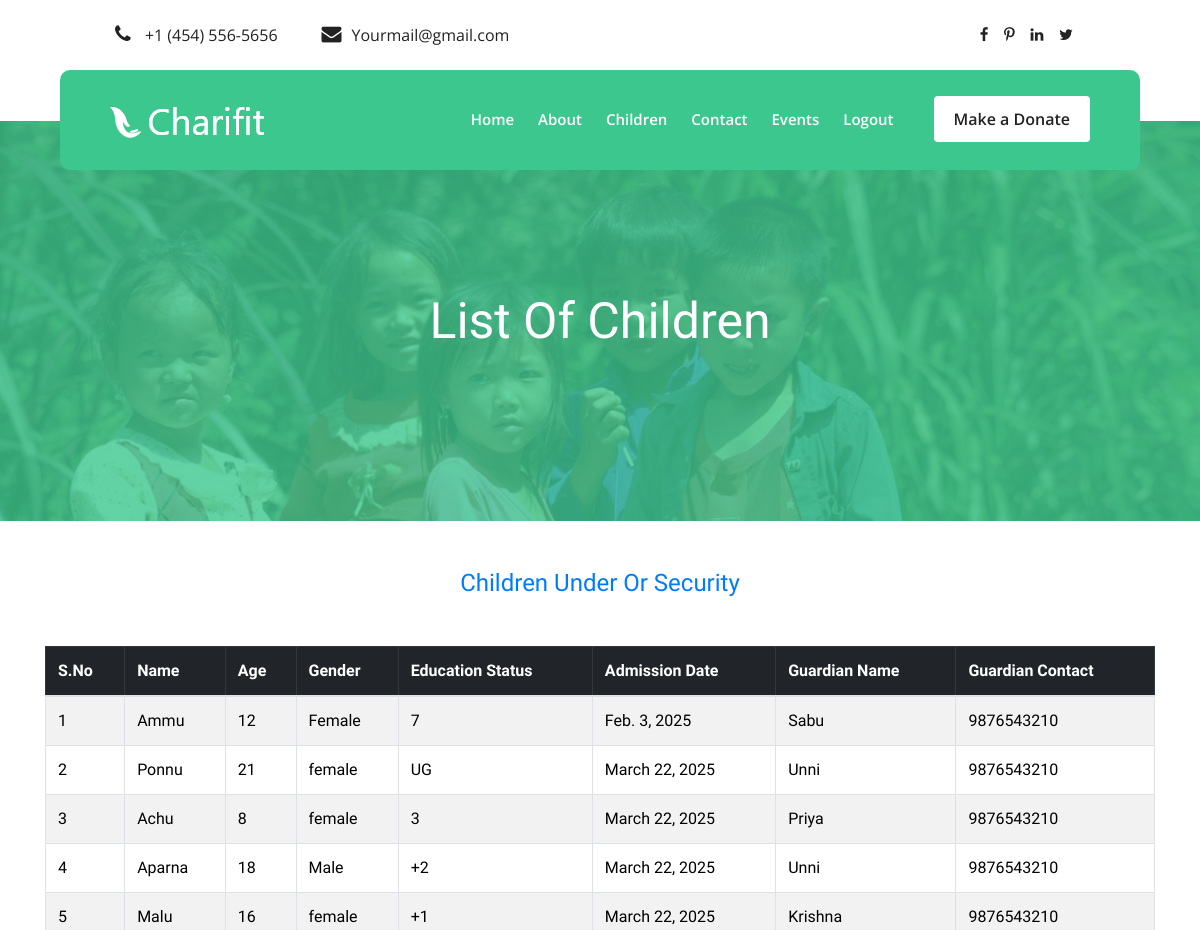
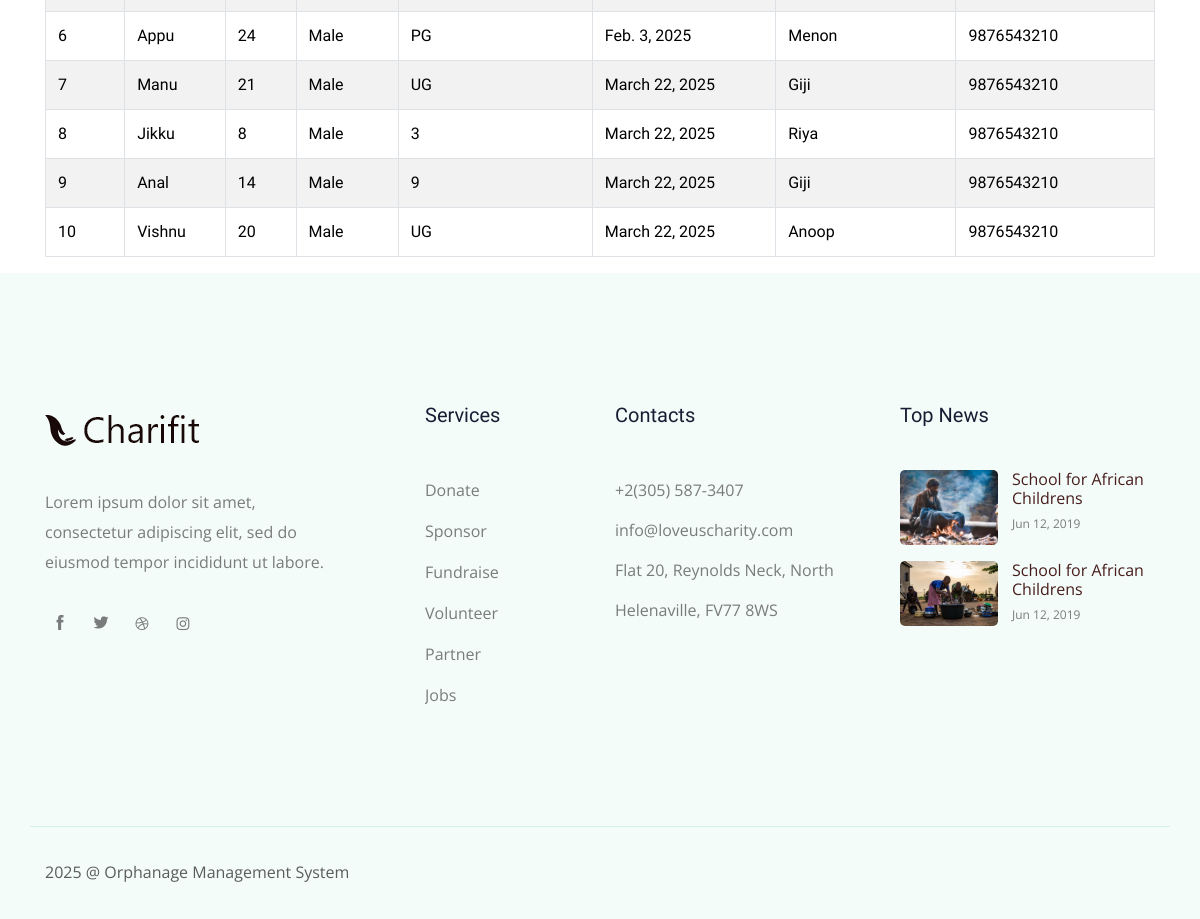
/children/, run on the app's committed database (2 pictures, top to bottom).
### app/models.py (models this page shows, shortened)
class Child(models.Model):
    name = models.CharField(max_length=100)
    age = models.IntegerField()
    gender = models.CharField(max_length=10, choices=[('Male', 'Male'), ('Female', 'Female'), ('Other', 'Other')])
    medical_history = models.TextField()
    education_status = models.CharField(max_length=200)
    admission_date = models.DateField(auto_now_add=True)
    guardian_name = models.CharField(max_length=100, null=True, blank=True)
    guardian_contact = models.CharField(max_length=15, null=True, blank=True)
    staf = models.ForeignKey(Stafreg, on_delete=models.CASCADE)  # 🔹 Link to staff

### app/views.py (the view)
# urls.py: path('children/', views.children, name='children'),
def children(request):
    children = Child.objects.all()
    return render(request, "donor/children.html", {"children": children})

### templates/donor/children.html (shortened to what this page needs)
<!DOCTYPE html>
<html lang="en">
<head>
  {% load static %}
    <link href="https://cdn.jsdelivr.net/npm/bootstrap@5.3.3/dist/css/bootstrap.min.css" rel="stylesheet">
    <link rel="stylesheet" href="{% static 'css/bootstrap.min.css' %}">
    <link rel="stylesheet" href="{% static 'css/owl.carousel.min.css' %}">
    <link rel="stylesheet" href="{% static 'css/magnific-popup.css' %}">
    <link rel="stylesheet" href="{% static 'css/font-awesome.min.css' %}">
    <link rel="stylesheet" href="{% static 'css/themify-icons.css' %}">
    <link rel="stylesheet" href="{% static 'css/nice-select.css' %}">
    <link rel="stylesheet" href="{% static 'css/flaticon.css' %}">
    <link rel="stylesheet" href="{% static 'css/gijgo.css' %}">
    <link rel="stylesheet" href="{% static 'css/animate.css' %}">
    <link rel="stylesheet" href="{% static 'css/slicknav.css' %}">
    <link rel="stylesheet" href="{% static 'css/style.css' %}">
</head>
<body>
  <header>
    <div class="header-area ">
        <div class="header-top_area">
            <div class="container-fluid">
                <div class="row">
                    <div class="col-xl-6 col-md-12 col-lg-8">
                        <div class="short_contact_list">
                            <ul>
                                <li><a href="#"> <i class="fa fa-phone"></i> +1 (454) 556-5656</a></li>
                                <li><a href="#"> <i class="fa fa-envelope"></i>Yourmail@gmail.com</a></li>
                            </ul>
                        </div>
                    </div>
                    <div class="col-xl-6 col-md-6 col-lg-4">
                        <div class="social_media_links d-none d-lg-block">
                            <a href="#">
                                <i class="fa fa-facebook"></i>
                            </a>
                            <a href="#">
                                <i class="fa fa-pinterest-p"></i>
                            </a>
                            <a href="#">
                                <i class="fa fa-linkedin"></i>
                            </a>
                            <a href="#">
                                <i class="fa fa-twitter"></i>
                            </a>
                        </div>
                    </div>
                </div>
            </div>
        </div>
        <div id="sticky-header" class="main-header-area">
            <div class="container-fluid">
                <div class="row align-items-center">
                    <div class="col-xl-3 col-lg-3">
                        <div class="logo">
                            <a href="../donorhome">
                                <img src="{% static 'img/logo.png' %}" alt="">
                            </a>
                        </div>
                    </div>
                    <div class="col-xl-9 col-lg-9">
                        <div class="main-menu">
                            <nav>
                                <ul id="navigation">
                                    <li><a href="../donorhome">home</a></li>
                                    <li><a href="../about">About</a></li>
                                    <li><a href="../children">Children</a></li>
                                    <li><a href="../donorprofile">Contact</a></li>
                                    <li><a href="../event">Events</a></li>
                                    <li><a href="../logout">Logout</a></li>
                                </ul>
                            </nav>
                            <div class="Appointment">
                                <div class="book_btn d-none d-lg-block">
                                    <li><a href="../givedonations">Make a Donate</a></li>
                                </div>
                            </div>
                        </div>
                    </div>
                    <div class="col-12">
                    </div>
                </div>
            </div>
        </div>
    </div>
</header>
  <div class="bradcam_area breadcam_bg overlay d-flex align-items-center justify-content-center">
    <div class="container">
        <div class="row">
            <div class="col-xl-12">
                <div class="bradcam_text text-center">
                    <h3>List Of Children</h3>
                </div>
            </div>
        </div>
    </div>
</div>
   <section class="container mt-5">
       <div class="text-center mb-4">
           <h3 class="text-primary">Children Under Or Security</h3>
       </div>
       <div class="row justify-content-center">
        <div class="container mt-4">
            <table class="table table-bordered table-striped">
                <thead class="table-dark">
                    <tr>
                        <th>S.No</th>
                        <th>Name</th>
                        <th>Age</th>
                        <th>Gender</th>
                        <th>Education Status</th>
                        <th>Admission Date</th>
                        <th>Guardian Name</th>
                        <th>Guardian Contact</th>
                    </tr>
                </thead>
                <tbody>
                    {% for child in children %}
                    <tr>
                        <td>{{ forloop.counter }}</td>
                        <td>{{ child.name }}</td>
                        <td>{{ child.age }}</td>
                        <td>{{ child.gender }}</td>
                        <td>{{ child.education_status }}</td>
                        <td>{{ child.admission_date }}</td>
                        <td>{{ child.guardian_name }}</td>
                        <td>{{ child.guardian_contact }}</td>
                    </tr>
                    {% empty %}
                    <tr>
                        <td colspan="9" class="text-center">No children added yet.</td>
                    </tr>
                    {% endfor %}
                </tbody>
            </table>
        </div>
       </div>
   </section>
    <footer class="footer">
      <div class="footer_top">
          <div class="container">
              <div class="row">
                  <div class="col-xl-4 col-md-6 col-lg-4 ">
                      <div class="footer_widget">
                          <div class="footer_logo">
                              <a href="#">
                                  <img src="{% static 'img/footer_logo.png' %}" alt="">
                              </a>
                          </div>
                          <p class="address_text">Lorem ipsum dolor sit amet, <br> consectetur adipiscing elit, sed do <br> eiusmod tempor incididunt ut labore.
                          </p>
                          <div class="socail_links">
                              <ul>
                                  <li>
                                      <a href="#">
                                          <i class="ti-facebook"></i>
                                      </a>
                                  </li>
                                  <li>
                                      <a href="#">
                                          <i class="ti-twitter-alt"></i>
                                      </a>
                                  </li>
                                  <li>
                                      <a href="#">
                                          <i class="fa fa-dribbble"></i>
                                      </a>
                                  </li>
                                  <li>
                                      <a href="#">
                                          <i class="fa fa-instagram"></i>
                                      </a>
                                  </li>
                              </ul>
                          </div>
                      </div>
                  </div>
                  <div class="col-xl-2 col-md-6 col-lg-2">
                      <div class="footer_widget">
                          <h3 class="footer_title">
                              Services
                          </h3>
                          <ul class="links">
                              <li><a href="#">Donate</a></li>
                              <li><a href="#">Sponsor</a></li>
                              <li><a href="#">Fundraise</a></li>
                              <li><a href="#">Volunteer</a></li>
                              <li><a href="#">Partner</a></li>
                              <li><a href="#">Jobs</a></li>
                          </ul>
                      </div>
                  </div>
                  <div class="col-xl-3 col-md-6 col-lg-3">
                      <div class="footer_widget">
                          <h3 class="footer_title">
                              Contacts
                          </h3>
                          <div class="contacts">
                              <p>+2(305) 587-3407 <br>
                                  info@loveuscharity.com <br>
                                  Flat 20, Reynolds Neck, North
                                  Helenaville, FV77 8WS
                              </p>
                          </div>
                      </div>
                  </div>
                  <div class="col-xl-3 col-md-6 col-lg-3">
                      <div class="footer_widget">
                          <h3 class="footer_title">
                              Top News
                          </h3>
                          <ul class="news_links">
                              <li>
                                  <div class="thumb">
                                      <a href="#">
                                          <img src="{% static 'img/news/news_1.png' %}" alt="">
                                      </a>
                                  </div>
                                  <div class="info">
                                      <a href="#">
                                          <h4>School for African
                                              Childrens</h4>
                                      </a>
                                      <span>Jun 12, 2019</span>
                                  </div>
                              </li>
                              <li>
                                  <div class="thumb">
                                      <a href="#">
                                          <img src="{% static 'img/news/news_2.png' %}" alt="">
                                      </a>
                                  </div>
                                  <div class="info">
                                      <a href="#">
                                          <h4>School for African
                                              Childrens</h4>
                                      </a>
                                      <span>Jun 12, 2019</span>
                                  </div>
                              </li>
                          </ul>
                      </div>
                  </div>
              </div>
          </div>
      </div>
      <div class="copy-right_text">
          <div class="container">
              <div class="row">
                  <div class="bordered_1px "></div>
                  <div class="col-xl-12">
                      <p class="copy_right text-center">
                          <p>
<script>document.write(new Date().getFullYear());</script> @ Orphanage Management System
</p>
                      </p>
                  </div>
              </div>
          </div>
      </div>
  </footer>
</body>
</html>

### data on the page
Child: name "Ammu", age "12", gender "Female", education_status "7", admission_date "Feb. 3, 2025", guardian_name "Sabu", guardian_contact "9876543210"
Child: name "Ponnu", age "21", gender "female", education_status "UG", admission_date "March 22, 2025", guardian_name "Unni", guardian_contact "9876543210"
Child: name "Achu", age "8", gender "female", education_status "3", admission_date "March 22, 2025", guardian_name "Priya", guardian_contact "9876543210"
Child: name "Aparna", age "18", gender "Male", education_status "+2", admission_date "March 22, 2025", guardian_name "Unni", guardian_contact "9876543210"
Child: name "Malu", age "16", gender "female", education_status "+1", admission_date "March 22, 2025", guardian_name "Krishna", guardian_contact "9876543210"
Child: name "Appu", age "24", gender "Male", education_status "PG", admission_date "Feb. 3, 2025", guardian_name "Menon", guardian_contact "9876543210"
Child: name "Manu", age "21", gender "Male", education_status "UG", admission_date "March 22, 2025", guardian_name "Giji", guardian_contact "9876543210"
Child: name "Jikku", age "8", gender "Male", education_status "3", admission_date "March 22, 2025", guardian_name "Riya", guardian_contact "9876543210"
Child: name "Anal", age "14", gender "Male", education_status "9", admission_date "March 22, 2025", guardian_name "Giji", guardian_contact "9876543210"
Child: name "Vishnu", age "20", gender "Male", education_status "UG", admission_date "March 22, 2025", guardian_name "Anoop", guardian_contact "9876543210"
